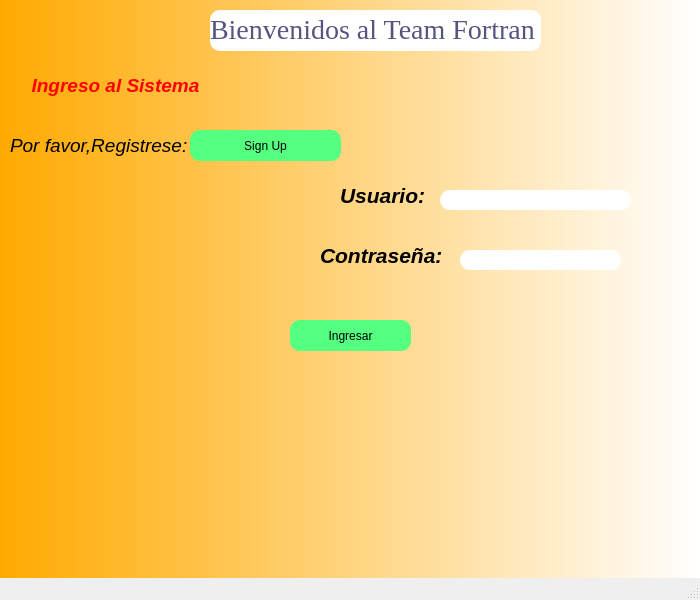
<?xml version="1.0" encoding="UTF-8"?>
<ui version="4.0">
 <class>MainWindow</class>
 <widget class="QMainWindow" name="MainWindow">
  <property name="geometry">
   <rect>
    <x>0</x>
    <y>0</y>
    <width>700</width>
    <height>600</height>
   </rect>
  </property>
  <property name="minimumSize">
   <size>
    <width>700</width>
    <height>600</height>
   </size>
  </property>
  <property name="maximumSize">
   <size>
    <width>700</width>
    <height>600</height>
   </size>
  </property>
  <property name="baseSize">
   <size>
    <width>700</width>
    <height>600</height>
   </size>
  </property>
  <property name="font">
   <font>
    <family>Times New Roman</family>
    <pointsize>10</pointsize>
    <weight>75</weight>
    <italic>true</italic>
    <bold>true</bold>
   </font>
  </property>
  <property name="windowTitle">
   <string>MainWindow</string>
  </property>
  <property name="styleSheet">
   <string notr="true">QWidget#centralwidget{

font: 75 italic 16pt &quot;Times New Roman&quot;;
background-color: qlineargradient(spread:reflect, x1:0, y1:0, x2:1, y2:0, stop:0 rgba(255, 170, 0, 255), stop:1 rgba(255, 255, 255, 255));}</string>
  </property>
  <widget class="QWidget" name="centralwidget">
   <widget class="QLabel" name="label">
    <property name="geometry">
     <rect>
      <x>210</x>
      <y>10</y>
      <width>331</width>
      <height>41</height>
     </rect>
    </property>
    <property name="font">
     <font>
      <family>Times New Roman</family>
      <pointsize>21</pointsize>
     </font>
    </property>
    <property name="styleSheet">
     <string notr="true">border-radius:10px;
background-color: rgb(255, 255, 255);</string>
    </property>
    <property name="text">
     <string>&lt;html&gt;&lt;head/&gt;&lt;body&gt;&lt;p&gt;&lt;span style=&quot; color:#55557f;&quot;&gt;Bienvenidos al Team Fortran&lt;/span&gt;&lt;/p&gt;&lt;/body&gt;&lt;/html&gt;</string>
    </property>
   </widget>
   <widget class="QLabel" name="label_2">
    <property name="geometry">
     <rect>
      <x>10</x>
      <y>70</y>
      <width>211</width>
      <height>31</height>
     </rect>
    </property>
    <property name="text">
     <string>&lt;html&gt;&lt;head/&gt;&lt;body&gt;&lt;p align=&quot;center&quot;&gt;&lt;span style=&quot; font-size:14pt; font-weight:600; font-style:italic; color:#ff0000;&quot;&gt;Ingreso al Sistema&lt;/span&gt;&lt;/p&gt;&lt;/body&gt;&lt;/html&gt;</string>
    </property>
   </widget>
   <widget class="QLabel" name="label_3">
    <property name="geometry">
     <rect>
      <x>340</x>
      <y>180</y>
      <width>101</width>
      <height>31</height>
     </rect>
    </property>
    <property name="text">
     <string>&lt;html&gt;&lt;head/&gt;&lt;body&gt;&lt;p&gt;&lt;span style=&quot; font-size:16pt; font-weight:600; font-style:italic;&quot;&gt;Usuario:&lt;/span&gt;&lt;/p&gt;&lt;/body&gt;&lt;/html&gt;</string>
    </property>
   </widget>
   <widget class="QLabel" name="label_4">
    <property name="geometry">
     <rect>
      <x>320</x>
      <y>240</y>
      <width>131</width>
      <height>31</height>
     </rect>
    </property>
    <property name="text">
     <string>&lt;html&gt;&lt;head/&gt;&lt;body&gt;&lt;p&gt;&lt;span style=&quot; font-size:16pt; font-weight:600; font-style:italic;&quot;&gt;Contraseña:&lt;/span&gt;&lt;/p&gt;&lt;/body&gt;&lt;/html&gt;</string>
    </property>
   </widget>
   <widget class="QLabel" name="label_5">
    <property name="geometry">
     <rect>
      <x>10</x>
      <y>110</y>
      <width>181</width>
      <height>71</height>
     </rect>
    </property>
    <property name="text">
     <string>&lt;html&gt;&lt;head/&gt;&lt;body&gt;&lt;p&gt;&lt;span style=&quot; font-size:14pt; font-style:italic;&quot;&gt;Por favor,Registrese:&lt;/span&gt;&lt;/p&gt;&lt;/body&gt;&lt;/html&gt;</string>
    </property>
   </widget>
   <widget class="QLineEdit" name="lineEdit">
    <property name="geometry">
     <rect>
      <x>440</x>
      <y>190</y>
      <width>191</width>
      <height>20</height>
     </rect>
    </property>
    <property name="styleSheet">
     <string notr="true">border-radius:10px;</string>
    </property>
   </widget>
   <widget class="QLineEdit" name="lineEdit_2">
    <property name="geometry">
     <rect>
      <x>460</x>
      <y>250</y>
      <width>161</width>
      <height>20</height>
     </rect>
    </property>
    <property name="styleSheet">
     <string notr="true">border-radius:10px;</string>
    </property>
   </widget>
   <widget class="QPushButton" name="pushButton">
    <property name="geometry">
     <rect>
      <x>190</x>
      <y>130</y>
      <width>151</width>
      <height>31</height>
     </rect>
    </property>
    <property name="styleSheet">
     <string notr="true">border-radius:10px;
font: 87 12pt &quot;Arial Black&quot;;
background-color: rgb(85, 255, 127);</string>
    </property>
    <property name="text">
     <string>Sign Up</string>
    </property>
   </widget>
   <widget class="QPushButton" name="pushButton_2">
    <property name="geometry">
     <rect>
      <x>290</x>
      <y>320</y>
      <width>121</width>
      <height>31</height>
     </rect>
    </property>
    <property name="styleSheet">
     <string notr="true">border-radius:10px;

background-color: rgb(85, 255, 127);

font: 87 16pt &quot;Arial Black&quot;;

</string>
    </property>
    <property name="text">
     <string>Ingresar</string>
    </property>
   </widget>
  </widget>
  <widget class="QMenuBar" name="menubar">
   <property name="geometry">
    <rect>
     <x>0</x>
     <y>0</y>
     <width>700</width>
     <height>21</height>
    </rect>
   </property>
  </widget>
  <widget class="QStatusBar" name="statusbar"/>
 </widget>
 <resources/>
 <connections/>
</ui>
